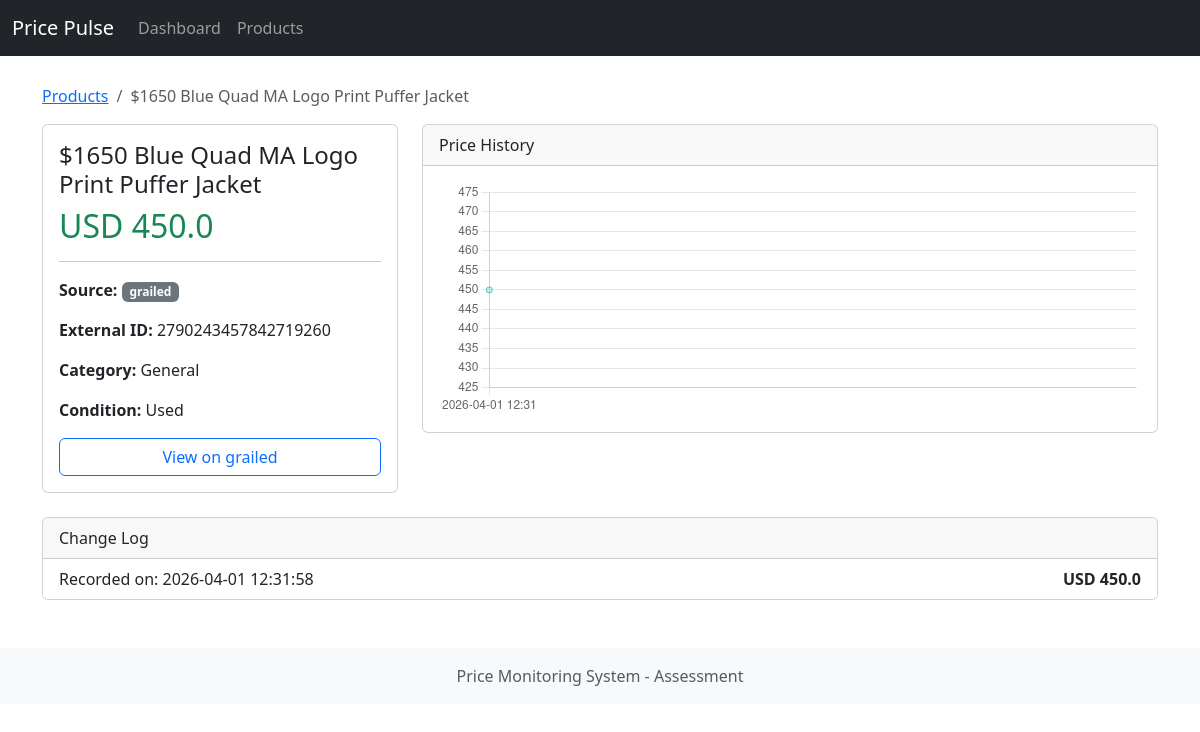
The app's page /products/89 with its own data.
### models/product.py (models this page shows)
class Product(Base):
    __tablename__ = "products"
    id: Mapped[int] = mapped_column(primary_key=True, index=True)
    external_id: Mapped[str] = mapped_column(String, index=True)
    source: Mapped[str] = mapped_column(String, index=True, doc="e.g. 1stdibs, fashionphile")
    brand: Mapped[str] = mapped_column(String, index=True, nullable=True)
    title: Mapped[str] = mapped_column(String)  # renamed from 'model'
    category: Mapped[str | None] = mapped_column(String, nullable=True)
    condition: Mapped[str | None] = mapped_column(String, nullable=True)
    price: Mapped[float] = mapped_column(Float)
    currency: Mapped[str] = mapped_column(String, default="USD")
    url: Mapped[str] = mapped_column(String)  # renamed from 'product_url'
    image_url: Mapped[str | None] = mapped_column(String, nullable=True)
    is_sold: Mapped[bool] = mapped_column(Boolean, default=False)
    created_at: Mapped[datetime] = mapped_column(DateTime, default=lambda: datetime.now(timezone.utc))
    updated_at: Mapped[datetime] = mapped_column(DateTime, default=lambda: datetime.now(timezone.utc), onupdate=lambda: datetime.now(timezone.utc))
    last_seen_at: Mapped[datetime] = mapped_column(DateTime, default=lambda: datetime.now(timezone.utc))
    __table_args__ = (
        UniqueConstraint('external_id', 'source', name='uix_external_id_source'),
    )

### models/history.py (models this page shows)
class PriceHistory(Base):
    __tablename__ = "price_history"
    id: Mapped[int] = mapped_column(primary_key=True, index=True)
    product_id: Mapped[int] = mapped_column(ForeignKey("products.id", ondelete="CASCADE"), index=True)
    price: Mapped[float] = mapped_column(Float)
    recorded_at: Mapped[datetime] = mapped_column(DateTime, default=lambda: datetime.now(timezone.utc))
    __table_args__ = (
        Index('ix_price_history_product_id_recorded_at', 'product_id', 'recorded_at'),
    )

### webapp/routes.py (the view)
@router.get("/products/{product_id}")
async def product_detail_page(request: Request, product_id: int, db: AsyncSession = Depends(get_db)):
    res = await db.execute(select(Product).where(Product.id == product_id))
    product = res.scalar_one_or_none()
    if not product:
        raise HTTPException(status_code=404, detail="Product not found")
    hist_res = await db.execute(
        select(PriceHistory).where(PriceHistory.product_id == product_id).order_by(PriceHistory.recorded_at)
    )
    history = hist_res.scalars().all()
    labels = [h.recorded_at.strftime("%Y-%m-%d %H:%M") for h in history]
    prices = [h.price for h in history]
    return templates.TemplateResponse(request=request, name="product_detail.html", context={
        "request": request,
        "product": product,
        "chart_labels": labels,
        "chart_prices": prices,
        "history": history
    })

### templates/product_detail.html (shortened to what this page needs)
{% extends "base.html" %}
{% block content %}
<nav aria-label="breadcrumb">
  <ol class="breadcrumb">
    <li class="breadcrumb-item"><a href="/products">Products</a></li>
    <li class="breadcrumb-item active" aria-current="page">{{ product.title }}</li>
  </ol>
</nav>
<div class="row mb-4">
    <div class="col-md-4">
        <div class="card">
            <div class="card-body">
                <h4 class="card-title">{{ product.title }}</h4>
                <h2 class="text-success">{{ product.currency }} {{ product.price }}</h2>
                <hr>
                <p><strong>Source:</strong> <span class="badge bg-secondary">{{ product.source }}</span></p>
                <p><strong>External ID:</strong> {{ product.external_id }}</p>
                <p><strong>Category:</strong> {{ product.category }}</p>
                <p><strong>Condition:</strong> {{ product.condition }}</p>
                <a href="{{ product.url }}" target="_blank" class="btn btn-outline-primary w-100">View on {{ product.source }}</a>
            </div>
        </div>
    </div>
    <div class="col-md-8">
        <div class="card">
            <div class="card-header">
                Price History
            </div>
            <div class="card-body">
                <canvas id="priceChart" height="100"></canvas>
            </div>
        </div>
    </div>
</div>
<div class="card">
    <div class="card-header">Change Log</div>
    <ul class="list-group list-group-flush">
    {% for h in history|reverse %}
        <li class="list-group-item d-flex justify-content-between">
            <span>Recorded on: {{ h.recorded_at.strftime('%Y-%m-%d %H:%M:%S') }}</span>
            <span class="fw-bold">{{ product.currency }} {{ h.price }}</span>
        </li>
    {% else %}
        <li class="list-group-item">No history recorded yet.</li>
    {% endfor %}
    </ul>
</div>
<script>
    const ctx = document.getElementById('priceChart').getContext('2d');
    const chartLabels = {{ chart_labels|tojson }};
    const chartData = {{ chart_prices|tojson }};
    new Chart(ctx, {
        type: 'line',
        data: {
            labels: chartLabels,
            datasets: [{
                label: 'Price ({{ product.currency }})',
                data: chartData,
                borderColor: 'rgb(75, 192, 192)',
                backgroundColor: 'rgba(75, 192, 192, 0.2)',
                tension: 0.1,
                fill: true,
                stepped: true
            }]
        },
        options: {
            responsive: true,
            scales: {
                y: {
                    beginAtZero: false
                }
            },
            plugins: {
                legend: {
                    display: false
                }
            }
        }
    });
</script>
{% endblock %}

### templates/base.html (style rules this page uses)
body { padding-top: 60px; }

### records on screen
Product: title "$1650 Blue Quad MA Logo Print Puffer Jacket", currency "USD", price "450.0", source "grailed", external_id "2790243457842719260", category "General", condition "Used"
PriceHistory: recorded_at "2026-04-01 12:31:58", price "450.0"

### other values on screen
chart data {{ chart_prices|tojson }} [450.0]
